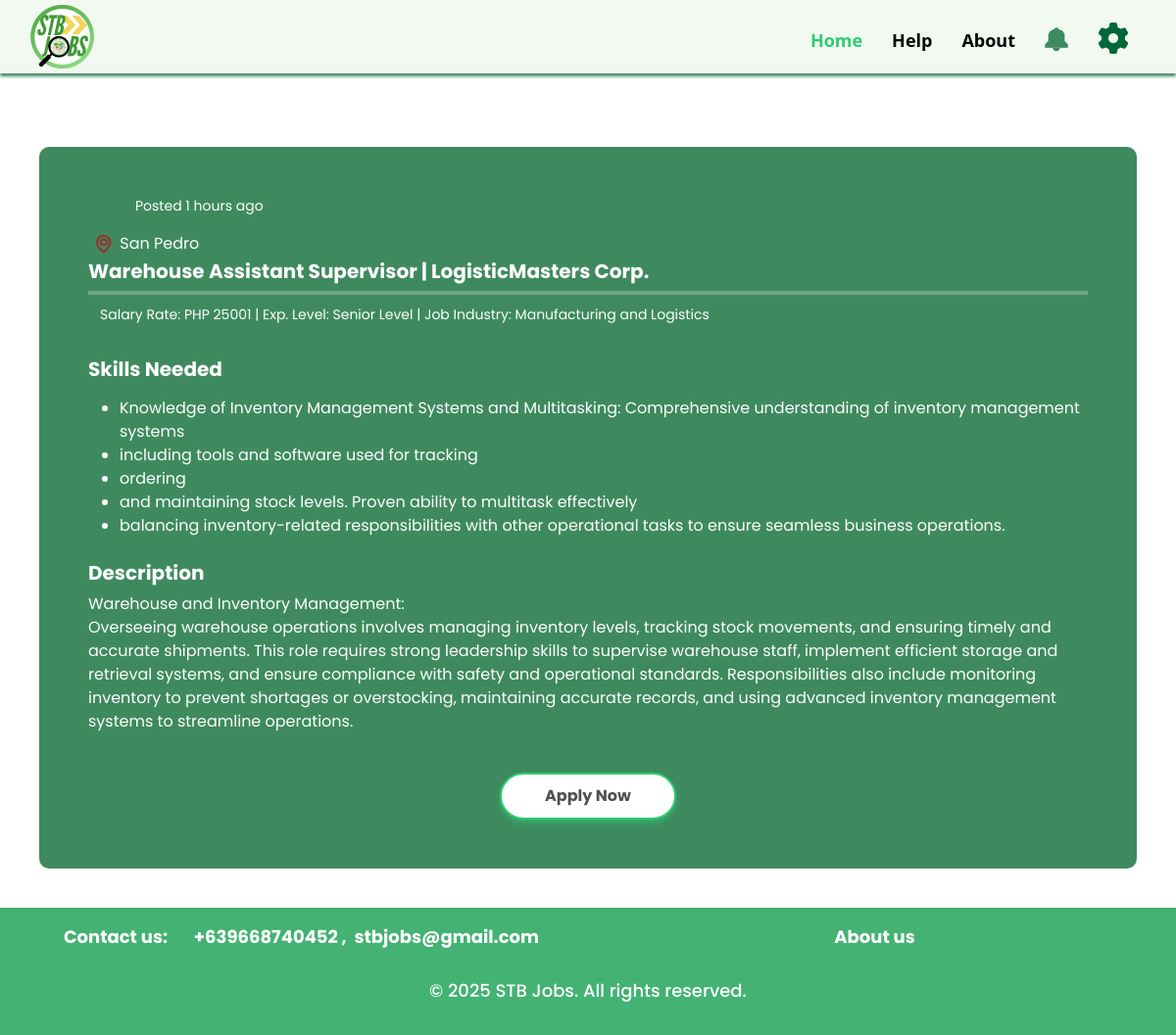
The page /user/userJobView.php?jobDetailID=15 (signed in) on the database its author committed.
### tables this page shows
CREATE TABLE `post` (
  `postID` int(8) NOT NULL,
  `datePosted` datetime NOT NULL DEFAULT current_timestamp(),
  `updatedAt` datetime NOT NULL DEFAULT current_timestamp(),
  `userID` int(8) NOT NULL,
  `jobDetailID` int(8) NOT NULL
);

CREATE TABLE `jobdetail` (
  `jobDetailID` int(10) NOT NULL,
  `jobLocation` varchar(300) NOT NULL,
  `jobTitle` varchar(100) NOT NULL,
  `salaryRate` int(10) NOT NULL,
  `experienceLevel` varchar(50) NOT NULL,
  `jobIndustry` varchar(50) NOT NULL,
  `fullDescription` varchar(3000) NOT NULL,
  `companyName` varchar(100) NOT NULL,
  `jobSkillsDescription` varchar(1000) NOT NULL,
  `letterID` int(8) NOT NULL
);

### connect.php (called while the page is built, shortened)
<?php
  function executeQuery($query){
    $conn = $GLOBALS['conn'];
    return mysqli_query($conn, $query);
  }
?>

### user/userJobView.php (the view, shortened to what this page needs)
<?php
include("../connect.php");
if (isset($_GET['jobDetailID'])) {
  $jobDetailID = $_GET['jobDetailID'];
} else {
  header('location:../../userJobList.php');
}
$jobViewQuery = "SELECT jobdetail.*, post.datePosted, post.userID
  FROM jobdetail
  LEFT JOIN post ON jobdetail.jobDetailID = post.jobDetailID
  WHERE jobdetail.jobDetailID = $jobDetailID";
$jobViewResult = executeQuery($jobViewQuery);
if ($jobViewRow = mysqli_fetch_assoc($jobViewResult)) {
  $experienceLevel = $jobViewRow['experienceLevel'];
  $jobIndustry = $jobViewRow['jobIndustry'];
  $jobLocation = $jobViewRow['jobLocation'];
  $jobSkillsDescription = $jobViewRow['jobSkillsDescription'];
  $fullDescription = $jobViewRow['fullDescription'];
} else {
  echo "<p>Job not found.</p>";
  exit;
}
$jobViewresult = executeQuery($jobViewQuery);
$jobTitle = '';
$salaryRate = '';
$companyName = '';
$datePosted = '';
while ($jobViewRow = mysqli_fetch_assoc($jobViewresult)) {
$jobDetailID = $jobViewRow['jobDetailID'];
$jobTitle = $jobViewRow['jobTitle'];
$salaryRate = $jobViewRow['salaryRate'];
$companyName = $jobViewRow['companyName'];
$datePosted = $jobViewRow['datePosted'];
}
?>
<!doctype html>
<html lang="en">
<head>
  <link href="https://cdn.jsdelivr.net/npm/bootstrap@5.3.3/dist/css/bootstrap.min.css" rel="stylesheet">
  <link rel="stylesheet" href="../assets/css/userCSS/userJobView.css">
</head>
<body>
  <?php include "../assets/shared/navbarHome.php"; ?>
  <div class="jobview-container">
    <?php
    function timeAgo($timestamp)
    {
      $time = strtotime($timestamp);
      $currentTime = time();
      $timeDifference = $currentTime - $time;
      if ($timeDifference < 60) {
        return $timeDifference . " seconds ago";
      } elseif ($timeDifference < 3600) {
        return floor($timeDifference / 60) . " minutes ago";
      } elseif ($timeDifference < 86400) {
        return floor($timeDifference / 3600) . " hours ago";
      } else {
        return floor($timeDifference / 86400) . " days ago";
      }
    }
    $timeAgo = timeAgo($datePosted);
    ?>
    <p class="small mx-5">
      <?php echo "Posted " . $timeAgo; ?>
    </p>
    <p class="fw-normal mb-1 mx-1">
      <img class="img-fluid locationImg mx-1" src="../assets/image/userImage/location.png">
      <?php echo $jobLocation; ?>
    </p>
    <p class="h5 mb-1"><b><?php echo $jobTitle; ?> | <?php echo $companyName; ?></b></p>
    <hr class="my-2">
    <div class="row">
      <p class="col-auto mb-2">
        <small>
          Salary Rate: PHP <?php echo $salaryRate; ?> |
          Exp. Level: <?php echo $experienceLevel; ?> |
          Job Industry: <?php echo $jobIndustry; ?>
        </small>
      </p>
    </div>
    <h6 class="h5 mt-4"><b>Skills Needed</b></h6>
    <p>
    <ul>
      <?php
      $skills = explode(',', $jobSkillsDescription);
      foreach ($skills as $skill) {
        echo "<li>" . trim($skill) . "</li>";
      }
      ?>
    </ul>
    </p>
    <h6 class="h5 mt-4"><b>Description</b></h6>
    <p><?php echo nl2br($fullDescription); ?></p>
    <div class="button-container">
      <a href="../user/applicationForm.php?jobDetailID=<?php echo $jobDetailID; ?>">
        <button class="apply-now-btn" style="width:180px;">Apply Now</button>
      </a>
    </div>
  </div>
  <?php include "../assets/shared/footer.php"; ?>
</body>
</html>

### assets/shared/navbarHome.php (shortened to what this page needs)
<!doctype html>
<html lang="en">
<head>
    <link href="https://cdn.jsdelivr.net/npm/bootstrap@5.3.3/dist/css/bootstrap.min.css" rel="stylesheet"
>
    <link rel="stylesheet" href="../assets/css/userCSS/navbarHome.css">
</head>
<body>
    <div class="header">
        <div class="logo">
            <img src="../assets/image/userImage/stbLogoUser.png" alt="" width="50%">
        </div>
        <nav>
            <a href="../user/userJobList.php" style="color: #2ECC71">Home</a>
            <a href="../user/help.php">Help</a>
            <a href="../user/about.php">About</a>
            <img src="../assets/image/userImage/notificationBell.png" alt="" class="notifImg"
                onclick="window.location.href='../user/userInbox.php'">
            <div class="profileImg">
                <img src="../assets/image/userImage/settings.png" alt="" class="profImg">
            </div>
        </nav>
    </div>
</body>
</html>

### assets/shared/footer.php (shortened to what this page needs)
<link href="https://cdn.jsdelivr.net/npm/bootstrap@5.3.3/dist/css/bootstrap.min.css" rel="stylesheet"
>
<footer id="footer" class="container-fluid align-items-center text-center py-3">
    <div class="row">
        <div class="col-12 col-md-6 order-2 order-md-1">
            <p class="bold">Contact us: &nbsp;&nbsp;&nbsp;&nbsp;&nbsp;
                <span>
                    <a href="tel:+639668740452">
                        +639668740452
                    </a>
                    ,&nbsp;
                    <a href="mailto:stbjobs@gmail.com">
                        stbjobs@gmail.com
                    </a>
                </span>
            </p>
        </div>
        <div class="col-12 col-md-6 order-1 order-md-2">
            <p class="bold clickable" onclick="window.location.href='../user/about.php'">
                About us
            </p>
        </div>
        <div class="col-12 copyright order-3">
            <p>&copy; 2025 STB Jobs. All rights reserved.</p>
        </div>
    </div>
</footer>

### assets/css/userCSS/userJobView.css (style rules this page uses)
body { color: white; }
.jobview-container { background-color: #3E8A5E; border-radius: 10px; color: white; padding: 50px; text-align: center; margin: 150px 40px 40px 40px; font-family: Poppins; text-align: left; }
hr { height: 4px; border-width: 0; color: white; background-color: white; }
.button-container { display: flex; justify-content: center; margin-top: 20px; }
.apply-now-btn { background-color: white; color: #505050; border: 2px solid #2ECC71; border-radius: 25px; padding: 10px 20px; margin-top: 20px; font-weight: bold; cursor: pointer; box-shadow: 0 4px 6px rgba(46, 204, 113, 0.5); transition: transform 0.2s, box-shadow 0.2s; }

### assets/css/userCSS/navbarHome.css (style rules this page uses)
* { padding: 0; box-sizing: border-box; }
body { background: white; font-family: "Poppins", serif; }
.header { background: #f1f9f1; display: flex; align-items: center; justify-content: space-between; height: 75px; padding: 0 30px; position: fixed; width: 100%; box-shadow: 0px 3px 3px #3e8a5e; z-index: 100; top: 0; left: 0; }
.logo { display: flex; gap: 15px; }
nav { display: flex; gap: 30px; }
nav a { text-decoration: none; color: black; font-size: 18px; font-weight: bolder; transition: 0.3s; padding-top: 15px; }
.notifImg { width: 7%; height: 7%; padding-top: 15px; }
.profileImg { display: flex; height: 40px; margin-top: 10px; }
.profileImg img { width: 100%; height: 80%; object-fit: cover; }

### assets/shared/footer.php (style rules this page uses)
a { text-decoration: none; color: inherit }
#footer { background: #43B272; padding: 10px 15px; height: auto; margin-bottom: 0; justify-content: center; align-items: center; }
.row { margin: 0; padding: 0; }
.copyright { padding-top: clamp(10px, 1vw, 20px); text-align: center; font-family: Poppins; font-size: clamp(11px, 2vw, 18px); font-weight: 500; color: #FFFFFF; }
.bold { text-align: center; font-family: Poppins; font-size: clamp(13px, 2vw, 18px); font-weight: bolder; color: #FFFFFF; }
.clickable { cursor: pointer; }

### rows shown on the page
post: datePosted "1 hours ago", jobDetailID.jobLocation "San Pedro", jobDetailID.jobTitle "Warehouse Assistant Supervisor", jobDetailID.companyName "LogisticMasters Corp.", jobDetailID.salaryRate "25001", jobDetailID.experienceLevel "Senior Level", jobDetailID.jobIndustry "Manufacturing and Logistics", jobDetailID.jobSkillsDescription "Knowledge of Inventory Management Systems and Multitasking: Comprehensive understanding of inventory management systems", jobDetailID.jobSkillsDescription "including tools and software used for tracking", jobDetailID.jobSkillsDescription "ordering", jobDetailID.jobSkillsDescription "and maintaining stock levels. Proven ability to multitask effectively", jobDetailID.jobSkillsDescription "balancing inventory-related responsibilities with other operational tasks to ensure seamless business operations.", jobDetailID.fullDescription "Warehouse and Inventory Management: Overseeing warehouse operations involves managing inventory levels, tracking stock movements, and ensuring timely and accurate shipments. This role requires strong leadership skills to supervise warehouse staff, implement efficient storage and retrieval systems, and ensure compliance with safety and operational standards. Responsibilities also include monitoring inventory to prevent shortages or overstocking, maintaining accurate records, and using advanced inventory management systems to streamline operations."
